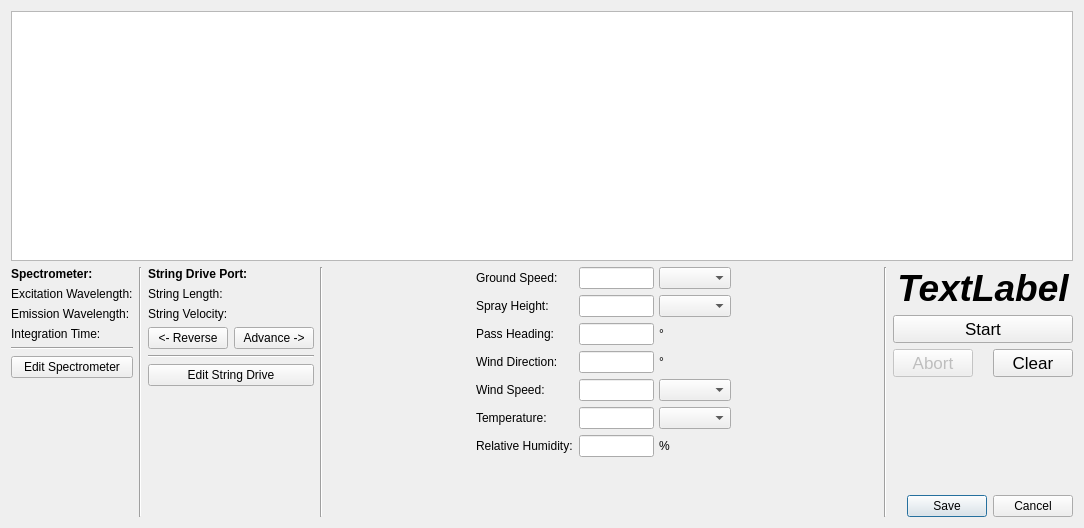
<?xml version="1.0" encoding="UTF-8"?>
<ui version="4.0">
 <class>Dialog</class>
 <widget class="QDialog" name="Dialog">
  <property name="geometry">
   <rect>
    <x>0</x>
    <y>0</y>
    <width>1084</width>
    <height>528</height>
   </rect>
  </property>
  <property name="windowTitle">
   <string>Capture/Edit Pass</string>
  </property>
  <property name="modal">
   <bool>true</bool>
  </property>
  <layout class="QVBoxLayout" name="verticalLayout_4">
   <item>
    <widget class="PlotWidget" name="plotWidget"/>
   </item>
   <item>
    <layout class="QHBoxLayout" name="horizontalLayout_3">
     <item>
      <layout class="QVBoxLayout" name="verticalLayout">
       <item>
        <widget class="QLabel" name="labelSpec">
         <property name="font">
          <font>
           <weight>75</weight>
           <bold>true</bold>
          </font>
         </property>
         <property name="text">
          <string>Spectrometer:</string>
         </property>
        </widget>
       </item>
       <item>
        <widget class="QLabel" name="labelExcitation">
         <property name="text">
          <string>Excitation Wavelength:</string>
         </property>
        </widget>
       </item>
       <item>
        <widget class="QLabel" name="labelEmission">
         <property name="text">
          <string>Emission Wavelength:</string>
         </property>
        </widget>
       </item>
       <item>
        <widget class="QLabel" name="labelIntegrationTime">
         <property name="text">
          <string>Integration Time:</string>
         </property>
        </widget>
       </item>
       <item>
        <widget class="Line" name="line_4">
         <property name="orientation">
          <enum>Qt::Horizontal</enum>
         </property>
        </widget>
       </item>
       <item>
        <widget class="QPushButton" name="buttonEditSpectrometer">
         <property name="text">
          <string>Edit Spectrometer</string>
         </property>
        </widget>
       </item>
       <item>
        <spacer name="verticalSpacer">
         <property name="orientation">
          <enum>Qt::Vertical</enum>
         </property>
         <property name="sizeHint" stdset="0">
          <size>
           <width>20</width>
           <height>40</height>
          </size>
         </property>
        </spacer>
       </item>
      </layout>
     </item>
     <item>
      <widget class="Line" name="line">
       <property name="orientation">
        <enum>Qt::Vertical</enum>
       </property>
      </widget>
     </item>
     <item>
      <layout class="QVBoxLayout" name="verticalLayout_2">
       <item>
        <widget class="QLabel" name="labelStringDrive">
         <property name="font">
          <font>
           <weight>75</weight>
           <bold>true</bold>
          </font>
         </property>
         <property name="text">
          <string>String Drive Port: </string>
         </property>
        </widget>
       </item>
       <item>
        <widget class="QLabel" name="labelStringLength">
         <property name="text">
          <string>String Length:</string>
         </property>
        </widget>
       </item>
       <item>
        <widget class="QLabel" name="labelStringVelocity">
         <property name="text">
          <string>String Velocity:</string>
         </property>
        </widget>
       </item>
       <item>
        <layout class="QHBoxLayout" name="horizontalLayout">
         <item>
          <widget class="QPushButton" name="buttonManualReverse">
           <property name="text">
            <string>&lt;- Reverse</string>
           </property>
           <property name="checkable">
            <bool>true</bool>
           </property>
          </widget>
         </item>
         <item>
          <widget class="QPushButton" name="buttonManualForward">
           <property name="text">
            <string>Advance -&gt;</string>
           </property>
           <property name="checkable">
            <bool>true</bool>
           </property>
           <property name="checked">
            <bool>false</bool>
           </property>
          </widget>
         </item>
        </layout>
       </item>
       <item>
        <widget class="Line" name="line_5">
         <property name="orientation">
          <enum>Qt::Horizontal</enum>
         </property>
        </widget>
       </item>
       <item>
        <widget class="QPushButton" name="buttonEditStringDrive">
         <property name="text">
          <string>Edit String Drive</string>
         </property>
        </widget>
       </item>
       <item>
        <spacer name="verticalSpacer_2">
         <property name="orientation">
          <enum>Qt::Vertical</enum>
         </property>
         <property name="sizeHint" stdset="0">
          <size>
           <width>20</width>
           <height>40</height>
          </size>
         </property>
        </spacer>
       </item>
      </layout>
     </item>
     <item>
      <widget class="Line" name="line_2">
       <property name="orientation">
        <enum>Qt::Vertical</enum>
       </property>
      </widget>
     </item>
     <item>
      <spacer name="horizontalSpacer">
       <property name="orientation">
        <enum>Qt::Horizontal</enum>
       </property>
       <property name="sizeHint" stdset="0">
        <size>
         <width>40</width>
         <height>20</height>
        </size>
       </property>
      </spacer>
     </item>
     <item>
      <layout class="QFormLayout" name="formLayout">
       <item row="0" column="0">
        <widget class="QLabel" name="label">
         <property name="text">
          <string>Ground Speed:</string>
         </property>
        </widget>
       </item>
       <item row="0" column="1">
        <layout class="QHBoxLayout" name="horizontalLayout_4">
         <property name="spacing">
          <number>5</number>
         </property>
         <property name="sizeConstraint">
          <enum>QLayout::SetDefaultConstraint</enum>
         </property>
         <property name="leftMargin">
          <number>0</number>
         </property>
         <property name="topMargin">
          <number>0</number>
         </property>
         <property name="bottomMargin">
          <number>0</number>
         </property>
         <item>
          <widget class="QLineEdit" name="lineEditGS">
           <property name="sizePolicy">
            <sizepolicy hsizetype="Preferred" vsizetype="Fixed">
             <horstretch>0</horstretch>
             <verstretch>0</verstretch>
            </sizepolicy>
           </property>
           <property name="maximumSize">
            <size>
             <width>75</width>
             <height>16777215</height>
            </size>
           </property>
          </widget>
         </item>
         <item>
          <widget class="QComboBox" name="comboBoxUnitsGS">
           <property name="sizePolicy">
            <sizepolicy hsizetype="Expanding" vsizetype="Fixed">
             <horstretch>0</horstretch>
             <verstretch>0</verstretch>
            </sizepolicy>
           </property>
           <property name="minimumSize">
            <size>
             <width>60</width>
             <height>0</height>
            </size>
           </property>
           <property name="sizeAdjustPolicy">
            <enum>QComboBox::AdjustToContents</enum>
           </property>
          </widget>
         </item>
        </layout>
       </item>
       <item row="1" column="0">
        <widget class="QLabel" name="label_2">
         <property name="text">
          <string>Spray Height:</string>
         </property>
        </widget>
       </item>
       <item row="1" column="1">
        <layout class="QHBoxLayout" name="horizontalLayout_5">
         <property name="spacing">
          <number>5</number>
         </property>
         <property name="sizeConstraint">
          <enum>QLayout::SetDefaultConstraint</enum>
         </property>
         <property name="leftMargin">
          <number>0</number>
         </property>
         <property name="topMargin">
          <number>0</number>
         </property>
         <property name="bottomMargin">
          <number>0</number>
         </property>
         <item>
          <widget class="QLineEdit" name="lineEditSH">
           <property name="sizePolicy">
            <sizepolicy hsizetype="Preferred" vsizetype="Fixed">
             <horstretch>0</horstretch>
             <verstretch>0</verstretch>
            </sizepolicy>
           </property>
           <property name="maximumSize">
            <size>
             <width>75</width>
             <height>16777215</height>
            </size>
           </property>
          </widget>
         </item>
         <item>
          <widget class="QComboBox" name="comboBoxUnitsSH">
           <property name="sizePolicy">
            <sizepolicy hsizetype="Expanding" vsizetype="Fixed">
             <horstretch>0</horstretch>
             <verstretch>0</verstretch>
            </sizepolicy>
           </property>
           <property name="minimumSize">
            <size>
             <width>60</width>
             <height>0</height>
            </size>
           </property>
           <property name="sizeAdjustPolicy">
            <enum>QComboBox::AdjustToContents</enum>
           </property>
          </widget>
         </item>
        </layout>
       </item>
       <item row="2" column="0">
        <widget class="QLabel" name="label_3">
         <property name="text">
          <string>Pass Heading:</string>
         </property>
        </widget>
       </item>
       <item row="2" column="1">
        <layout class="QHBoxLayout" name="horizontalLayout_6">
         <property name="spacing">
          <number>5</number>
         </property>
         <property name="sizeConstraint">
          <enum>QLayout::SetDefaultConstraint</enum>
         </property>
         <property name="leftMargin">
          <number>0</number>
         </property>
         <property name="topMargin">
          <number>0</number>
         </property>
         <property name="bottomMargin">
          <number>0</number>
         </property>
         <item>
          <widget class="QLineEdit" name="lineEditPH">
           <property name="sizePolicy">
            <sizepolicy hsizetype="Preferred" vsizetype="Fixed">
             <horstretch>0</horstretch>
             <verstretch>0</verstretch>
            </sizepolicy>
           </property>
           <property name="maximumSize">
            <size>
             <width>75</width>
             <height>16777215</height>
            </size>
           </property>
          </widget>
         </item>
         <item>
          <widget class="QLabel" name="label_6">
           <property name="text">
            <string>°</string>
           </property>
          </widget>
         </item>
        </layout>
       </item>
       <item row="3" column="0">
        <widget class="QLabel" name="label_4">
         <property name="text">
          <string>Wind Direction:</string>
         </property>
        </widget>
       </item>
       <item row="3" column="1">
        <layout class="QHBoxLayout" name="horizontalLayout_7">
         <property name="spacing">
          <number>5</number>
         </property>
         <property name="sizeConstraint">
          <enum>QLayout::SetDefaultConstraint</enum>
         </property>
         <property name="leftMargin">
          <number>0</number>
         </property>
         <property name="topMargin">
          <number>0</number>
         </property>
         <property name="bottomMargin">
          <number>0</number>
         </property>
         <item>
          <widget class="QLineEdit" name="lineEditWD">
           <property name="sizePolicy">
            <sizepolicy hsizetype="Preferred" vsizetype="Fixed">
             <horstretch>0</horstretch>
             <verstretch>0</verstretch>
            </sizepolicy>
           </property>
           <property name="maximumSize">
            <size>
             <width>75</width>
             <height>16777215</height>
            </size>
           </property>
          </widget>
         </item>
         <item>
          <widget class="QLabel" name="label_7">
           <property name="text">
            <string>°</string>
           </property>
          </widget>
         </item>
        </layout>
       </item>
       <item row="4" column="0">
        <widget class="QLabel" name="label_5">
         <property name="text">
          <string>Wind Speed:</string>
         </property>
        </widget>
       </item>
       <item row="4" column="1">
        <layout class="QHBoxLayout" name="horizontalLayout_8">
         <property name="spacing">
          <number>5</number>
         </property>
         <property name="sizeConstraint">
          <enum>QLayout::SetDefaultConstraint</enum>
         </property>
         <property name="leftMargin">
          <number>0</number>
         </property>
         <property name="topMargin">
          <number>0</number>
         </property>
         <property name="bottomMargin">
          <number>0</number>
         </property>
         <item>
          <widget class="QLineEdit" name="lineEditWS">
           <property name="sizePolicy">
            <sizepolicy hsizetype="Preferred" vsizetype="Fixed">
             <horstretch>0</horstretch>
             <verstretch>0</verstretch>
            </sizepolicy>
           </property>
           <property name="maximumSize">
            <size>
             <width>75</width>
             <height>16777215</height>
            </size>
           </property>
          </widget>
         </item>
         <item>
          <widget class="QComboBox" name="comboBoxUnitsWS">
           <property name="sizePolicy">
            <sizepolicy hsizetype="Expanding" vsizetype="Fixed">
             <horstretch>0</horstretch>
             <verstretch>0</verstretch>
            </sizepolicy>
           </property>
           <property name="minimumSize">
            <size>
             <width>60</width>
             <height>0</height>
            </size>
           </property>
           <property name="sizeAdjustPolicy">
            <enum>QComboBox::AdjustToContents</enum>
           </property>
          </widget>
         </item>
        </layout>
       </item>
       <item row="5" column="0">
        <widget class="QLabel" name="label_8">
         <property name="text">
          <string>Temperature:</string>
         </property>
        </widget>
       </item>
       <item row="5" column="1">
        <layout class="QHBoxLayout" name="horizontalLayout_9">
         <property name="spacing">
          <number>5</number>
         </property>
         <property name="sizeConstraint">
          <enum>QLayout::SetDefaultConstraint</enum>
         </property>
         <property name="leftMargin">
          <number>0</number>
         </property>
         <property name="topMargin">
          <number>0</number>
         </property>
         <property name="bottomMargin">
          <number>0</number>
         </property>
         <item>
          <widget class="QLineEdit" name="lineEditT">
           <property name="sizePolicy">
            <sizepolicy hsizetype="Preferred" vsizetype="Fixed">
             <horstretch>0</horstretch>
             <verstretch>0</verstretch>
            </sizepolicy>
           </property>
           <property name="maximumSize">
            <size>
             <width>75</width>
             <height>16777215</height>
            </size>
           </property>
          </widget>
         </item>
         <item>
          <widget class="QComboBox" name="comboBoxUnitsT">
           <property name="sizePolicy">
            <sizepolicy hsizetype="Expanding" vsizetype="Fixed">
             <horstretch>0</horstretch>
             <verstretch>0</verstretch>
            </sizepolicy>
           </property>
           <property name="minimumSize">
            <size>
             <width>60</width>
             <height>0</height>
            </size>
           </property>
           <property name="sizeAdjustPolicy">
            <enum>QComboBox::AdjustToContents</enum>
           </property>
          </widget>
         </item>
        </layout>
       </item>
       <item row="6" column="0">
        <widget class="QLabel" name="label_10">
         <property name="text">
          <string>Relative Humidity:</string>
         </property>
        </widget>
       </item>
       <item row="6" column="1">
        <layout class="QHBoxLayout" name="horizontalLayout_10">
         <property name="spacing">
          <number>5</number>
         </property>
         <property name="sizeConstraint">
          <enum>QLayout::SetDefaultConstraint</enum>
         </property>
         <property name="leftMargin">
          <number>0</number>
         </property>
         <property name="topMargin">
          <number>0</number>
         </property>
         <property name="bottomMargin">
          <number>0</number>
         </property>
         <item>
          <widget class="QLineEdit" name="lineEditH">
           <property name="sizePolicy">
            <sizepolicy hsizetype="Preferred" vsizetype="Fixed">
             <horstretch>0</horstretch>
             <verstretch>0</verstretch>
            </sizepolicy>
           </property>
           <property name="maximumSize">
            <size>
             <width>75</width>
             <height>16777215</height>
            </size>
           </property>
          </widget>
         </item>
         <item>
          <widget class="QLabel" name="label_9">
           <property name="text">
            <string>%</string>
           </property>
          </widget>
         </item>
        </layout>
       </item>
      </layout>
     </item>
     <item>
      <spacer name="horizontalSpacer_3">
       <property name="orientation">
        <enum>Qt::Horizontal</enum>
       </property>
       <property name="sizeHint" stdset="0">
        <size>
         <width>40</width>
         <height>20</height>
        </size>
       </property>
      </spacer>
     </item>
     <item>
      <widget class="Line" name="line_3">
       <property name="orientation">
        <enum>Qt::Vertical</enum>
       </property>
      </widget>
     </item>
     <item>
      <layout class="QVBoxLayout" name="verticalLayout_3">
       <item>
        <widget class="QLabel" name="labelPass">
         <property name="font">
          <font>
           <pointsize>28</pointsize>
           <weight>75</weight>
           <italic>true</italic>
           <bold>true</bold>
          </font>
         </property>
         <property name="text">
          <string>TextLabel</string>
         </property>
         <property name="alignment">
          <set>Qt::AlignCenter</set>
         </property>
        </widget>
       </item>
       <item>
        <widget class="QPushButton" name="buttonStart">
         <property name="font">
          <font>
           <pointsize>13</pointsize>
          </font>
         </property>
         <property name="autoFillBackground">
          <bool>false</bool>
         </property>
         <property name="text">
          <string>Start</string>
         </property>
         <property name="checkable">
          <bool>false</bool>
         </property>
         <property name="autoRepeat">
          <bool>false</bool>
         </property>
         <property name="flat">
          <bool>false</bool>
         </property>
        </widget>
       </item>
       <item>
        <layout class="QHBoxLayout" name="horizontalLayout_2">
         <property name="spacing">
          <number>20</number>
         </property>
         <item>
          <widget class="QPushButton" name="buttonAbort">
           <property name="enabled">
            <bool>false</bool>
           </property>
           <property name="font">
            <font>
             <pointsize>13</pointsize>
            </font>
           </property>
           <property name="text">
            <string>Abort</string>
           </property>
          </widget>
         </item>
         <item>
          <widget class="QPushButton" name="buttonClear">
           <property name="font">
            <font>
             <pointsize>13</pointsize>
            </font>
           </property>
           <property name="text">
            <string>Clear</string>
           </property>
          </widget>
         </item>
        </layout>
       </item>
       <item>
        <spacer name="verticalSpacer_4">
         <property name="orientation">
          <enum>Qt::Vertical</enum>
         </property>
         <property name="sizeHint" stdset="0">
          <size>
           <width>20</width>
           <height>40</height>
          </size>
         </property>
        </spacer>
       </item>
       <item>
        <widget class="QDialogButtonBox" name="buttonBox">
         <property name="orientation">
          <enum>Qt::Horizontal</enum>
         </property>
         <property name="standardButtons">
          <set>QDialogButtonBox::Cancel|QDialogButtonBox::Save</set>
         </property>
        </widget>
       </item>
      </layout>
     </item>
    </layout>
   </item>
  </layout>
 </widget>
 <customwidgets>
  <customwidget>
   <class>PlotWidget</class>
   <extends>QGraphicsView</extends>
   <header>pyqtgraph</header>
  </customwidget>
 </customwidgets>
 <resources/>
 <connections/>
</ui>
